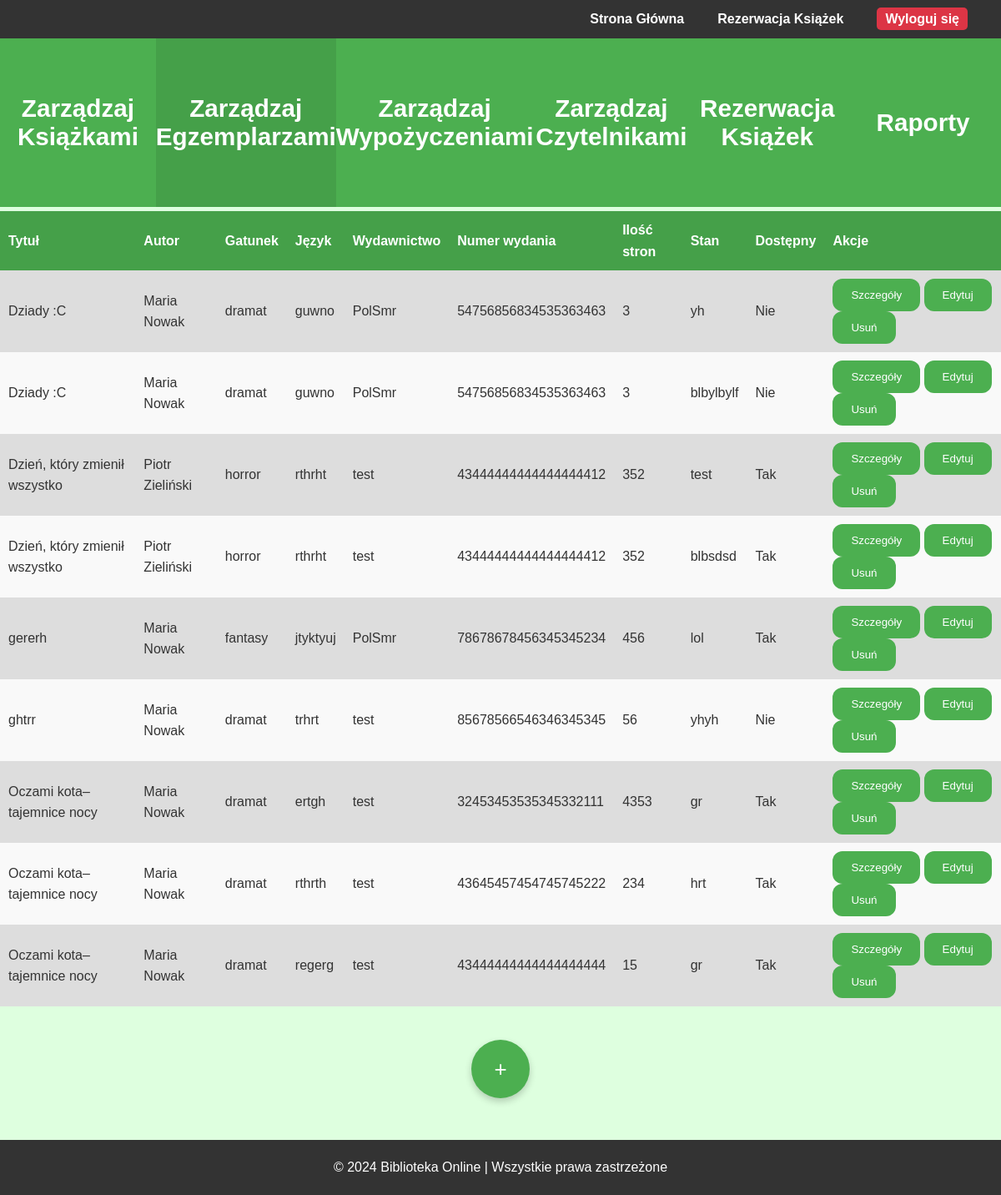
Page /php/bibliotekarz/exemplar_mgmt/manage_exemplars.php (signed in) on the committed database.
### tables this page shows
CREATE TABLE `egzemplarz` (
  `ID` int(11) NOT NULL,
  `ID_wydania` int(11) NOT NULL,
  `czy_dostepny` tinyint(1) NOT NULL DEFAULT 0,
  `stan` varchar(100) NOT NULL
);

CREATE TABLE `ksiazka` (
  `ID` int(11) NOT NULL,
  `tytul` varchar(50) NOT NULL,
  `zdjecie` varchar(255) DEFAULT ''
);

CREATE TABLE `autor` (
  `ID` int(11) NOT NULL,
  `imie` varchar(50) NOT NULL,
  `nazwisko` varchar(50) NOT NULL
);

CREATE TABLE `gatunek` (
  `ID` int(11) NOT NULL,
  `nazwa` varchar(25) NOT NULL
);

CREATE TABLE `wydanie` (
  `ID` int(11) NOT NULL,
  `ID_ksiazki` int(11) NOT NULL,
  `ID_wydawnictwa` int(11) NOT NULL,
  `ISBN` varchar(13) NOT NULL,
  `data_wydania` date NOT NULL,
  `numer_wydania` varchar(20) NOT NULL,
  `jezyk` varchar(50) NOT NULL,
  `ilosc_stron` varchar(4) NOT NULL,
  `czy_elektronicznie` tinyint(1) NOT NULL DEFAULT 0
);

CREATE TABLE `wydawnictwo` (
  `ID` int(11) NOT NULL,
  `nazwa` varchar(50) NOT NULL,
  `kraj` varchar(25) NOT NULL
);

### php/bibliotekarz/exemplar_mgmt/manage_exemplars.php (the view, shortened to what this page needs)
<?php
require_once(BASE_PATH . 'php/db_connection.php');
$query = "SELECT
    egzemplarz.ID AS egzemplarz_ID,
    egzemplarz.czy_dostepny,
    egzemplarz.stan,
    wydanie.ID AS wydanie_ID,
    wydanie.ISBN,
    wydanie.numer_wydania AS wydanie_nr_wydania,
    wydanie.jezyk AS jezyk,
    wydanie.ilosc_stron,
    ksiazka.tytul,
    wydawnictwo.nazwa AS wydawnictwo,
    autor.imie AS autor_imie,
    autor.nazwisko AS autor_nazwisko,
    gatunek.nazwa AS gatunek
FROM
    egzemplarz
    JOIN wydanie ON egzemplarz.ID_wydania = wydanie.ID
    JOIN ksiazka ON wydanie.ID_ksiazki = ksiazka.ID
    JOIN wydawnictwo ON wydanie.ID_wydawnictwa = wydawnictwo.ID
    JOIN autor_ksiazki ON ksiazka.ID = autor_ksiazki.ID_ksiazki
    JOIN autor ON autor_ksiazki.ID_autora = autor.ID
    JOIN gatunek_ksiazki ON ksiazka.ID = gatunek_ksiazki.ID_ksiazki
    JOIN gatunek ON gatunek_ksiazki.ID_gatunku = gatunek.ID
    ORDER BY ksiazka.tytul";
$result = mysqli_query($conn, $query);
?>
<!DOCTYPE html>
<html lang="pl">
<head>
    <link rel="stylesheet" href="css/style.css">
    <link rel="stylesheet" href="css/bibliotekarz.css">
</head>
<body>
    <header>
        <nav>
            <ul>
                <li><a href="/Biblioteka/index.php">Strona Główna</a></li>
                <li><a href="/Biblioteka/php/reservation.php">Rezerwacja Książek</a></li>
                <?php if(isset($_SESSION['user_id'])): ?>
                    <li><a href="/Biblioteka/php/logout.php" id="logoutBtn">Wyloguj się</a></li>
                <?php else: ?>
                    <li><a href="/Biblioteka/php/login.php">Zaloguj się</a></li>
                <?php endif; ?>
            </ul>
        </nav>
    </header>
    <section id="panel">
            <ul>
                <li><a href="/Biblioteka/php/bibliotekarz/book_mgmt/manage_books.php"><button>Zarządzaj Książkami</button></a></li>
                <li><a href="/Biblioteka/php/bibliotekarz/exemplar_mgmt/manage_exemplars.php"><button disabled>Zarządzaj Egzemplarzami</button></a></li>
                <li><a href="/Biblioteka/php/bibliotekarz/manage_borrowings.php"><button>Zarządzaj Wypożyczeniami</button></a></li>
                <li><a href="/Biblioteka/php/bibliotekarz/manage_users.php"><button>Zarządzaj Czytelnikami</button></a></li>
                <li><a href="/Biblioteka/php/bibliotekarz/reservation.php"><button>Rezerwacja Książek</button></a></li>
                <li><a href="/Biblioteka/php/bibliotekarz/reports.php"><button>Raporty</button></a></li>
            </ul>
    </section>
    <section id="tabela">
        <table class="sortable">
            <thead>
            <tr>
                <th>Tytuł</th>
                <th>Autor</th>
                <th>Gatunek</th>
                <th>Język</th>
                <th>Wydawnictwo</th>
                <th>Numer wydania</th>
                <th>Ilość stron</th>
                <th>Stan</th>
                <th>Dostępny</th>
                <th class="sorttable_nosort">Akcje</th>
            </tr>
            </thead>
            <tbody>
                <?php while ($book = mysqli_fetch_assoc($result)) { ?>
                    <tr id="book_<?php echo $book['egzemplarz_ID']; ?>">
                    <td><?php echo htmlspecialchars($book['tytul']) ?: 'Brak'; ?></td>
                    <td><?php echo htmlspecialchars($book['autor_imie'] . ' ' . $book['autor_nazwisko']) ?: 'Brak'; ?></td>
                    <td><?php echo htmlspecialchars($book['gatunek']) ?: 'Brak'; ?></td>
                    <td><?php echo htmlspecialchars($book['jezyk']) ?: 'Brak'; ?></td>
                    <td><?php echo htmlspecialchars($book['wydawnictwo']) ?: 'Brak'; ?></td>
                    <td><?php echo htmlspecialchars($book['wydanie_nr_wydania']) ?: 'Brak'; ?></td>
                    <td><?php echo htmlspecialchars($book['ilosc_stron']) ?: 'Brak'; ?></td>
                    <td><?php echo htmlspecialchars($book['stan']) ?: 'Brak'; ?></td>
                    <td><?php echo $book['czy_dostepny'] ? 'Tak' : 'Nie'; ?></td>
                    <td class="actions">
                        <button onclick="openInfoModal(<?php echo $book['egzemplarz_ID']; ?>)">Szczegóły</button>
                        <button onclick="openEditModal(<?php echo $book['egzemplarz_ID']; ?>)">Edytuj</button>
                        <button onclick="openDeleteModal(<?php echo $book['egzemplarz_ID']; ?>)">Usuń</button>
                    </td>
                </tr>
                    <?php } ?>
                </tbody>
            </table>
        </section>
        <div class="add-book-container">
            <button class="add-book-button" onclick="openAddBookModal()">+</button>
        </div>
        <section class="formularz">
            <div class="podsekcja">
            </div>
        </section>
    <footer>
        <p>&copy; 2024 Biblioteka Online | Wszystkie prawa zastrzeżone</p>
    </footer>
</body>
</html>

### css/style.css (style rules this page uses)
* { margin: 0; padding: 0; box-sizing: border-box; }
body { font-family: Arial, sans-serif; line-height: 1.6; background-color: #f4f4f4; color: #333; }
header { background-color: #333; color: #fff; padding: 10px 20px; }
header nav ul { color: #fff; list-style-type: none; margin: 0; padding: 0; display: flex; justify-content: flex-end; }
header nav ul li { display: inline; margin: 0 20px; }
header nav ul li a { text-decoration: none; color: #fff; font-weight: bold; font-family: Arial, sans-serif; }
#logoutBtn { background-color: #dc3545; color: white; padding: 5px 10px; text-decoration: none; font-weight: bold; border-radius: 5px; }
footer { text-align: center; padding: 20px 0; background-color: #333; color: white; position: relative; bottom: 0; width: 100%; }

### css/bibliotekarz.css (style rules this page uses)
* { margin: 0; padding: 0; box-sizing: border-box; }
body { background-color: #deffdf; }
#panel { background-color: #4CAF50; height: 15vh; display: flex; justify-content: center; align-items: stretch; }
#panel ul { display: flex; list-style-type: none; padding: 0; margin: 0; flex: 1; align-items: stretch; }
#panel li { flex: 1; display: flex; justify-content: center; }
#panel button { height: 100%; width: 100%; background-color: #4CAF50; color: white; font-size: 2.2vh; font-weight: bold; border: none; cursor: pointer; display: flex; align-items: center; justify-content: center; }
#panel button:disabled { background-color: #45a049; cursor: default; }
#panel a { text-decoration: none; color: inherit; cursor: pointer; }
#tabela { background-color: #deffdf; height: auto; max-height: 100vh; width: 100%; display: flex; justify-content: center; align-items: flex-start; box-sizing: border-box; overflow-y: scroll; direction: rtl; padding-top: 5px; }
#tabela table { border-collapse: collapse; width: 100%; max-height: 100%; overflow-y: auto; box-sizing: border-box; direction: ltr; }
#tabela table, th, td { box-sizing: border-box; }
#tabela th, td { padding: 10px; text-align: left; }
#tabela th { position: sticky; top: 0; background-color: #45a049; color: white; z-index: 2; }
#tabela tbody tr:nth-child(odd) { background-color: #ddd; }
#tabela tbody tr:nth-child(even) { background-color: #f9f9f9; }
.podsekcja { flex: 1; max-width: 33%; padding: 15px; display: flex; flex-direction: column; justify-content: space-between; overflow-y: auto; }
.actions button { background-color: #4CAF50; border: 2px solid transparent; color: white; padding: 10px 20px; cursor: pointer; border-radius: 12px; }
#tabela .sortable th { cursor: pointer; position: relative; }
.add-book-container { text-align: center; margin-top: 20px; }
.add-book-button { font-size: 26px; width: 70px; height: 70px; border-radius: 50%; background-color: #4CAF50; color: white; border: none; cursor: pointer; box-shadow: 0 4px 8px rgba(0, 0, 0, 0.2); box-sizing: border-box; margin: 20px auto; }

### rows in the picture
egzemplarz: ksiazka.tytul "Dziady :C", autor.imie+nazwisko "Maria Nowak", gatunek.nazwa "dramat", ID_wydania.jezyk "guwno", wydawnictwo.nazwa "PolSmr", ID_wydania.numer_wydania "54756856834535363463", ID_wydania.ilosc_stron "3", stan "yh", czy_dostepny "Nie"
egzemplarz: ksiazka.tytul "Dziady :C", autor.imie+nazwisko "Maria Nowak", gatunek.nazwa "dramat", ID_wydania.jezyk "guwno", wydawnictwo.nazwa "PolSmr", ID_wydania.numer_wydania "54756856834535363463", ID_wydania.ilosc_stron "3", stan "blbylbylf", czy_dostepny "Nie"
egzemplarz: ksiazka.tytul "Dzień, który zmienił wszystko", autor.imie+nazwisko "Piotr Zieliński", gatunek.nazwa "horror", ID_wydania.jezyk "rthrht", wydawnictwo.nazwa "test", ID_wydania.numer_wydania "43444444444444444412", ID_wydania.ilosc_stron "352", stan "test", czy_dostepny "Tak"
egzemplarz: ksiazka.tytul "Dzień, który zmienił wszystko", autor.imie+nazwisko "Piotr Zieliński", gatunek.nazwa "horror", ID_wydania.jezyk "rthrht", wydawnictwo.nazwa "test", ID_wydania.numer_wydania "43444444444444444412", ID_wydania.ilosc_stron "352", stan "blbsdsd", czy_dostepny "Tak"
egzemplarz: ksiazka.tytul "gererh", autor.imie+nazwisko "Maria Nowak", gatunek.nazwa "fantasy", ID_wydania.jezyk "jtyktyuj", wydawnictwo.nazwa "PolSmr", ID_wydania.numer_wydania "78678678456345345234", ID_wydania.ilosc_stron "456", stan "lol", czy_dostepny "Tak"
egzemplarz: ksiazka.tytul "ghtrr", autor.imie+nazwisko "Maria Nowak", gatunek.nazwa "dramat", ID_wydania.jezyk "trhrt", wydawnictwo.nazwa "test", ID_wydania.numer_wydania "85678566546346345345", ID_wydania.ilosc_stron "56", stan "yhyh", czy_dostepny "Nie"
egzemplarz: ksiazka.tytul "Oczami kota– tajemnice nocy", autor.imie+nazwisko "Maria Nowak", gatunek.nazwa "dramat", ID_wydania.jezyk "ertgh", wydawnictwo.nazwa "test", ID_wydania.numer_wydania "32453453535345332111", ID_wydania.ilosc_stron "4353", stan "gr", czy_dostepny "Tak"
egzemplarz: ksiazka.tytul "Oczami kota– tajemnice nocy", autor.imie+nazwisko "Maria Nowak", gatunek.nazwa "dramat", ID_wydania.jezyk "rthrth", wydawnictwo.nazwa "test", ID_wydania.numer_wydania "43645457454745745222", ID_wydania.ilosc_stron "234", stan "hrt", czy_dostepny "Tak"
egzemplarz: ksiazka.tytul "Oczami kota– tajemnice nocy", autor.imie+nazwisko "Maria Nowak", gatunek.nazwa "dramat", ID_wydania.jezyk "regerg", wydawnictwo.nazwa "test", ID_wydania.numer_wydania "43444444444444444444", ID_wydania.ilosc_stron "15", stan "gr", czy_dostepny "Tak"
